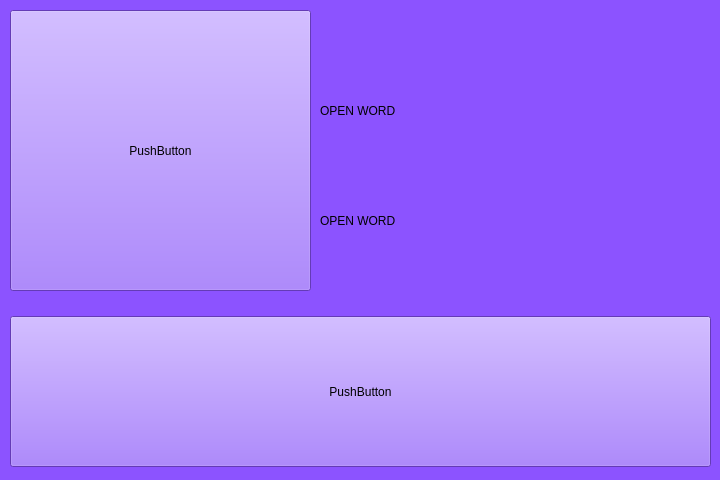
<?xml version="1.0" encoding="UTF-8"?>
<ui version="4.0">
 <class>MainWindow</class>
 <widget class="QMainWindow" name="MainWindow">
  <property name="geometry">
   <rect>
    <x>0</x>
    <y>0</y>
    <width>720</width>
    <height>480</height>
   </rect>
  </property>
  <property name="windowTitle">
   <string>Виселица</string>
  </property>
  <property name="styleSheet">
   <string notr="true">background-color: rgb(140, 83, 255);
font: 16pt &quot;Fixedsys&quot;</string>
  </property>
  <property name="tabShape">
   <enum>QTabWidget::Rounded</enum>
  </property>
  <widget class="QWidget" name="centralwidget">
   <widget class="QPushButton" name="pushButton">
    <property name="geometry">
     <rect>
      <x>10</x>
      <y>316</y>
      <width>701</width>
      <height>151</height>
     </rect>
    </property>
    <property name="text">
     <string>PushButton</string>
    </property>
   </widget>
   <widget class="QPushButton" name="pushButton_2">
    <property name="geometry">
     <rect>
      <x>10</x>
      <y>10</y>
      <width>301</width>
      <height>281</height>
     </rect>
    </property>
    <property name="text">
     <string>PushButton</string>
    </property>
   </widget>
   <widget class="QLabel" name="label">
    <property name="geometry">
     <rect>
      <x>320</x>
      <y>90</y>
      <width>391</width>
      <height>41</height>
     </rect>
    </property>
    <property name="text">
     <string>OPEN WORD</string>
    </property>
   </widget>
   <widget class="QLabel" name="label_2">
    <property name="geometry">
     <rect>
      <x>320</x>
      <y>200</y>
      <width>391</width>
      <height>41</height>
     </rect>
    </property>
    <property name="text">
     <string>OPEN WORD</string>
    </property>
   </widget>
  </widget>
 </widget>
 <resources/>
 <connections/>
</ui>
